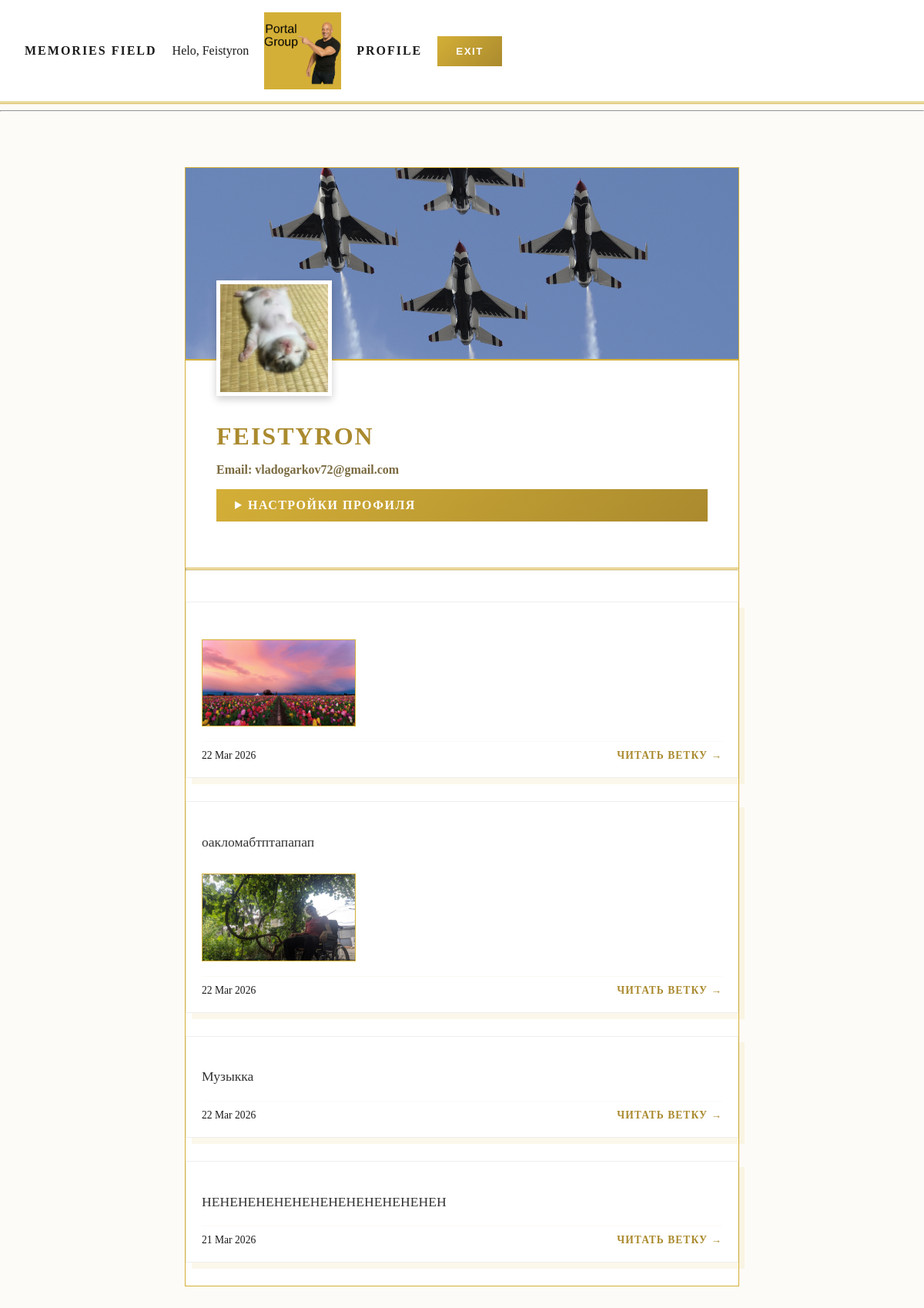
Page /profile/ (signed in) on the committed database.
### apps/accounts/models.py (models this page shows, shortened)
class Profile(models.Model):
    user = models.OneToOneField(User, on_delete=models.CASCADE)
    avatar = models.ImageField(upload_to='avatars/', null=True, blank=True)
    header_image = models.ImageField(upload_to='headers/', null=True, blank=True)

class Post(models.Model):
    author = models.ForeignKey(User, on_delete=models.CASCADE)
    content = models.TextField(blank=True)
    image = models.ImageField(upload_to='post_images/', blank=True, null=True)
    video = models.FileField(upload_to='post_videos/', blank=True, null=True)
    created_at = models.DateTimeField(auto_now_add=True)
    class Meta:
        ordering = ['-created_at']

### apps/accounts/views.py (the view)
@login_required
def profile_view(request, username=None):
    if username is None:
        profile_user = request.user
    else:
        profile_user = get_object_or_404(User, username=username)
    profile, created = Profile.objects.get_or_create(user=profile_user)
    user_posts = Post.objects.filter(author=profile_user).order_by('-created_at')
    form = None
    if profile_user == request.user:
        if request.method == 'POST':
            form = ProfileUpdateForm(request.POST, request.FILES, instance=profile)
            if form.is_valid():
                form.save()
                return redirect('profile', username=request.user.username)
        else:
            form = ProfileUpdateForm(instance=profile)
    return render(request, 'profile.html', {
        'profile_user': profile_user,
        'user_posts': user_posts,
        'form': form,
        'is_owner': profile_user == request.user
    })

### templates/profile.html (shortened to what this page needs)
{% extends "base.html" %}
{% block content %}
<div class="profile-page">
    <div class="profile-header-container">
        <div class="header-image-wrapper">
            {% if profile_user.profile.header_image %}
                <img src="{{ profile_user.profile.header_image.url }}" class="header-img">
            {% else %}
                <div class="header-placeholder"></div> {% endif %}
        </div>
        <div class="avatar-wrapper">
            {% if profile_user.profile.avatar %}
                <img src="{{ profile_user.profile.avatar.url }}" class="profile-main-avatar">
            {% else %}
                <div class="profile-main-avatar avatar-placeholder">
                    <span>{{ profile_user.username|first|upper }}</span>
                </div>
            {% endif %}
        </div>
    </div>
    <div class="profile-info">
        <h1>{{ profile_user.username }}</h1>
        <p class="email-text">Email: {{ profile_user.email }}</p>
        {% if is_owner %}
            <details class="settings-details">
                <summary class="btn">Настройки профиля</summary>
            </details>
        {% endif %}
    </div>
    <hr class="gold-divider">
    <div class="user-posts">
        {% for post in user_posts %}
            <a href="{% url 'post_detail' post.pk %}" class="post-link-wrapper">
                <div class="post-card">
                    <div class="post-content">
                        <p>{{ post.content|truncatewords:20 }}</p> {% if post.image %}
                            <img src="{{ post.image.url }}" class="post-img-preview">
                        {% endif %}
                    </div>
                    <div class="post-footer">
                        <span class="post-date">{{ post.created_at|date:"d M Y" }}</span>
                        <span class="gold-link">Читать ветку →</span>
                    </div>
                </div>
            </a>
        {% empty %}
            <p class="text-muted">Автор еще не создал ни одной темы.</p>
        {% endfor %}
    </div>
</div>
{% endblock %}

### templates/base.html (shortened to what this page needs)
{% load static %}
<!DOCTYPE html>
<html lang="uk">
<head>
    <link rel="stylesheet" href="{% static 'css/main.css' %}">
</head>
<body>
    <nav>
        <a href="/">Memories Field</a>
        {% if user.is_authenticated %}
            <span>Helo, {{user.username}}</span>
            <img src="{% static 'images/pg.png' %}" class="logo">
            <a href="{% url 'profile_self' %}">Profile</a>
            <form method="post" action="{% url 'logout' %}" style="display:inline">
                <button type="submit">Exit</button>
            </form>
        {% else %}
            <a href="{% url 'login' %}">Login</a>
            <a href="{% url 'signup' %}">Register</a>
        {% endif %}
    </nav>
    <hr>
    <main>
        {% block content %}
        {% endblock %}
    </main>
</body>
</html>

### static/css/main.css (style rules this page uses)
:root { --bg-light: #fdfbf7; --card-bg: #ffffff; --accent-gold: #d4af37; --gold-dark: #aa8a2e; --text-dark: #1a1a1a; --text-muted: #7a6a40; --border-gold: 1px solid #d4af37; }
* { box-sizing: border-box; }
body { background-color: var(--bg-light); color: var(--text-dark); font-family: 'Georgia', 'Times New Roman', serif; margin: 0; }
nav { background-color: #fff; padding: 1rem 2rem; border-bottom: 3px double var(--accent-gold); display: flex; gap: 20px; align-items: center; }
nav a { color: var(--text-dark); text-decoration: none; text-transform: uppercase; letter-spacing: 2px; font-weight: bold; transition: 0.3s; }
.gold-divider { border-top: 3px double var(--accent-gold); margin: 40px 0; }
main { padding: 2.5rem; max-width: 800px; margin: 2rem auto; }
.post-card { background-color: var(--card-bg); border: var(--border-gold); padding: 20px; margin-bottom: 30px; box-shadow: 8px 8px 0px rgba(212, 175, 55, 0.1); transition: transform 0.2s; }
.post-content p { font-size: 1.1rem; line-height: 1.6; color: #333; }
button, .btn { background: linear-gradient(135deg, var(--accent-gold), var(--gold-dark)); color: white; border: none; padding: 12px 24px; cursor: pointer; font-weight: bold; text-transform: uppercase; letter-spacing: 1.5px; transition: 0.3s; }
.profile-page { max-width: 900px; margin: 0 auto; background: white; border: 1px solid var(--accent-gold); }
.profile-header-container { position: relative; height: 300px; background: var(--card-bg); }
.header-img { width: 100%; height: 250px; object-fit: cover; border-bottom: 2px solid var(--accent-gold); }
.avatar-wrapper { position: absolute; bottom: 0; left: 40px; }
.profile-main-avatar { width: 150px; height: 150px; border-radius: 0 !important; border: 5px solid white; box-shadow: 0 4px 10px rgba(0,0,0,0.2); object-fit: cover; background: white; }
.profile-info { padding: 20px 40px; margin-top: 10px; }
.profile-info h1 { margin: 0; color: var(--gold-dark); text-transform: uppercase; letter-spacing: 2px; }
.email-text { color: var(--text-muted); font-weight: bold; }
.post-link-wrapper { text-decoration: none; color: inherit; display: block; margin-bottom: 20px; }
.post-card { transition: all 0.3s ease; border: 1px solid #eee; }
.post-img-preview { max-width: 200px; max-height: 150px; object-fit: cover; border: 1px solid var(--accent-gold); margin-top: 10px; }
.post-footer { display: flex; justify-content: space-between; margin-top: 15px; font-size: 0.85rem; border-top: 1px solid #fcfaf5; padding-top: 10px; }
.gold-link { color: var(--gold-dark); font-weight: bold; text-transform: uppercase; letter-spacing: 1px; }
a { color: var(--accent-gold); text-decoration: none; transition: all 0.3s ease; }
.logo { max-height: 100px; }

### rows in the picture
Post: image (picture), created_at "22 Mar 2026"
Post: content "оакломабтптапапап", image (picture), created_at "22 Mar 2026"
Post: content "Музыкка", created_at "22 Mar 2026"
Post: content "НЕНЕНЕНЕНЕНЕНЕНЕНЕНЕНЕНЕНЕН", created_at "21 Mar 2026"

### other values in the picture
{{ user.username }} "Feistyron"
{{ profile_user.username }} "FEISTYRON"
{{ profile_user.email }} "vladogarkov72@gmail.com"
